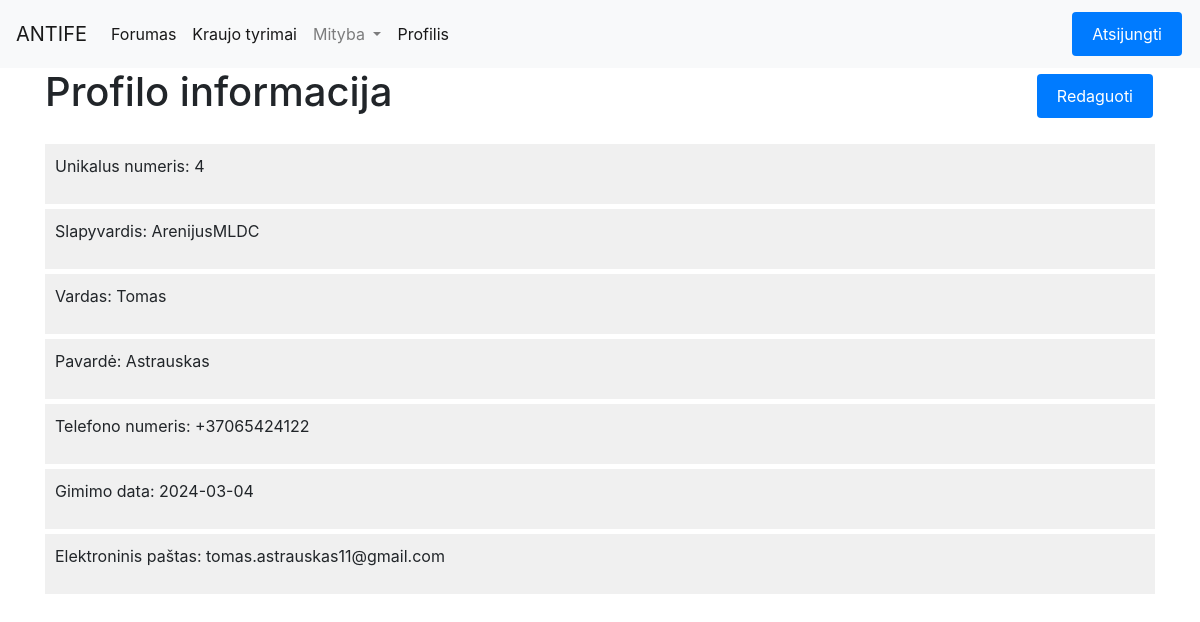
The page /profilis/ (signed in) on the database its author committed.
### antife/homepage/models.py (models this page shows)
class Naudotojai(models.Model):
    user = models.OneToOneField(User, on_delete=models.CASCADE, default=None)
    vardas = models.CharField(max_length=255)
    pavarde = models.CharField(max_length=255)
    telefonas = models.CharField(max_length=255)
    el_pastas = models.CharField(max_length=255)
    gimimo_data = models.DateField()
    level = models.IntegerField()
    last_login = models.DateTimeField(null=True, blank=True)

### antife/Profilis/views.py (the view)
# urls.py: path('', views.profilisview, name='profilisview'),
def profilisview(request):
    user_id = None
    username = None
    vardas = None
    pavarde = None
    telefonas = None
    gimimo_Data = None
    el_pastas = None
    password = None
    form_submitted = False  # Initialize form_submitted to False
    if request.user.is_authenticated:
        user_id = request.user.id
        username = request.user.username
        el_pastas = request.user.email
        password = request.user.password
        try:
            naudotojas = Naudotojai.objects.get(user=request.user)
            vardas = naudotojas.vardas
            pavarde = naudotojas.pavarde
            telefonas = naudotojas.telefonas
            gimimo_Data = naudotojas.gimimo_data
        except Naudotojai.DoesNotExist:
            pass
    formatted_gimimo_Data = formats.date_format(gimimo_Data, "Y-m-d") if gimimo_Data else ""
    context = {
        'user_id': user_id,
        'username': username,
        'password': password,
        'vardas': vardas,
        'pavarde': pavarde,
        'telefonas': telefonas,
        'gimimo_Data': formatted_gimimo_Data,
        'el_pastas': el_pastas,
        'form_submitted': form_submitted,  # Pass form_submitted to the template
    }
    storage = messages.get_messages(request)
    storage.used = True
    return render(request, 'Profilis.html', context)

### antife/Profilis/templates/Profilis.html (shortened to what this page needs)
{% extends 'base.html' %}
{% load static %}
{% load static %}
{% block content %}
    <link rel="stylesheet" type="text/css" href="{% static 'styles/errors.css' %}">
    <link rel="stylesheet" type="text/css" href="{% static 'styles/profile.css' %}">
    <div style="display: flex; justify-content: space-between; align-items: center; margin-bottom: 20px;">
        <h1>Profilo informacija</h1>
        <button type="button" class="btn btn-primary custom-button" id="editProfileBtn">Redaguoti</button>
    </div>
    <div class="profile-info" id="profileInfoContainer">
        <div class="profile-info-item">
            {% if user_id %}
                <p>Unikalus numeris: {{ user_id }}</p>
            {% else %}
                <p>Unikalus numeris nepasiekiamas</p>
            {% endif %}
        </div>
        <div class="profile-info-item">
            {% if username %}
                <p>Slapyvardis: {{ username }}</p>
            {% else %}
                <p>Slapyvardis nepasiekiamas</p>
            {% endif %}
        </div>
        <div class="profile-info-item">
            {% if vardas %}
                <p>Vardas: {{ vardas }}</p>
            {% else %}
                <p>Vardas nepasiekiamas</p>
            {% endif %}
        </div>
        <div class="profile-info-item">
            {% if pavarde %}
                <p>Pavardė: {{ pavarde }}</p>
            {% else %}
                <p>Pavardė nepasiekiama</p>
            {% endif %}
        </div>
        <div class="profile-info-item">
            {% if telefonas %}
                <p>Telefono numeris: {{ telefonas }}</p>
            {% else %}
                <p>Telefono numeris nepasiekiamas</p>
            {% endif %}
        </div>
        <div class="profile-info-item">
            {% if gimimo_Data %}
                <p>Gimimo data: {{ gimimo_Data }}</p>
            {% else %}
                <p>Gimimo data nepasiekiama</p>
            {% endif %}
        </div>
        <div class="profile-info-item">
            {% if el_pastas %}
                <p>Elektroninis paštas: {{ el_pastas }}</p>
            {% else %}
                <p>Elektroninis paštas nepasiekiamas</p>
            {% endif %}
        </div>
    </div>
{% endblock %}

### antife/homepage/static/styles/profile.css (style rules this page uses)
.profile-info { width: 100%; }
.profile-info-item { display: flex; justify-content: space-between; align-items: center; padding: 10px; margin-bottom: 5px; background-color: #f0f0f0; }

### antife/homepage/templates/base.html (style rules this page uses)
button.custom-button { background-color: #007bff; border: none; color: white; padding: 10px 20px; text-decoration: none; display: inline-block; font-size: 16px; margin: 4px 2px; cursor: pointer; }

### rows shown on the page
Naudotojai: vardas "Tomas", pavarde "Astrauskas", telefonas "+37065424122"

### other values the page prints
{{ user_id }} "4"
{{ username }} "ArenijusMLDC"
{{ gimimo_Data }} "2024-03-04"
{{ el_pastas }} "tomas.astrauskas11@gmail.com"
